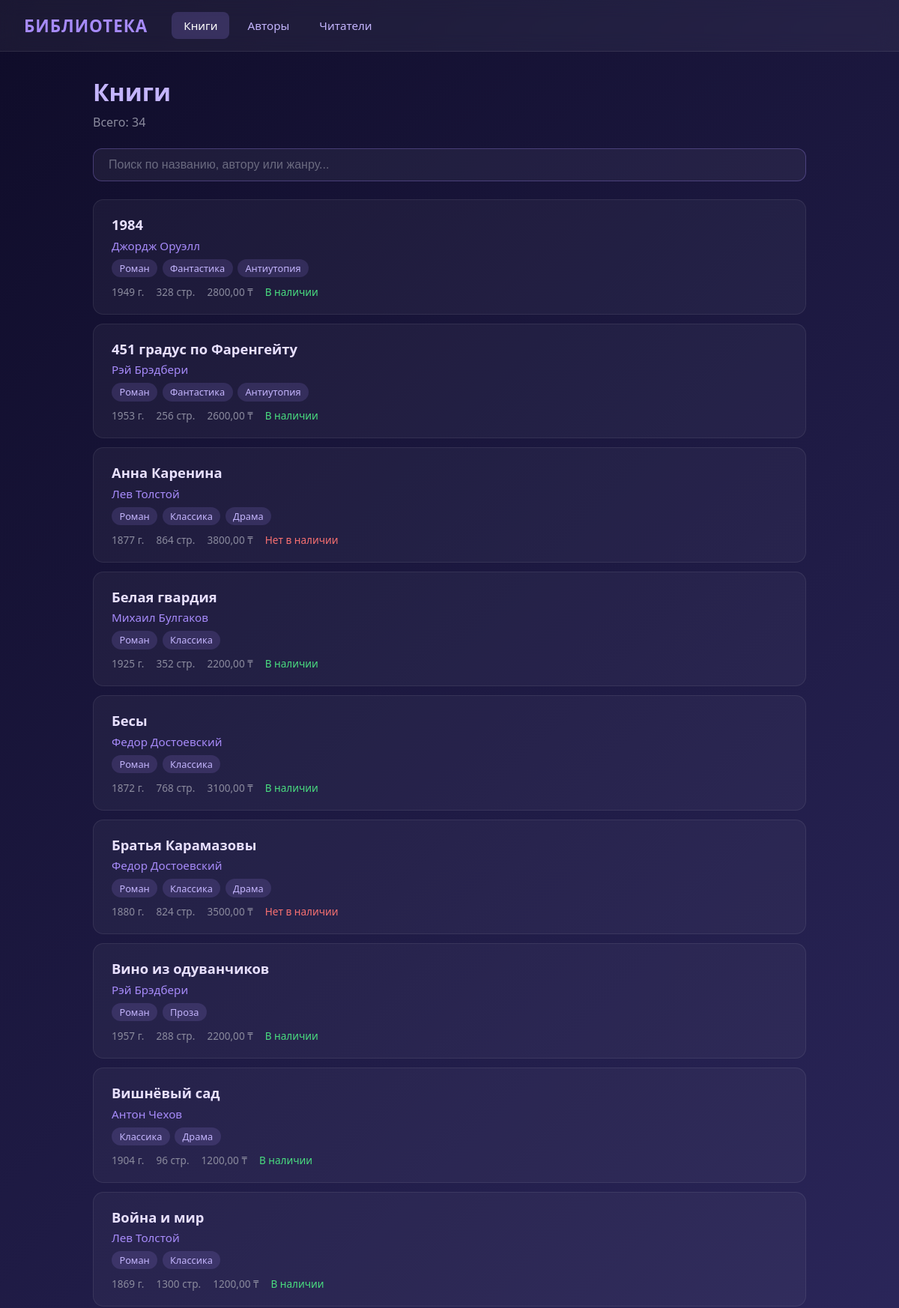
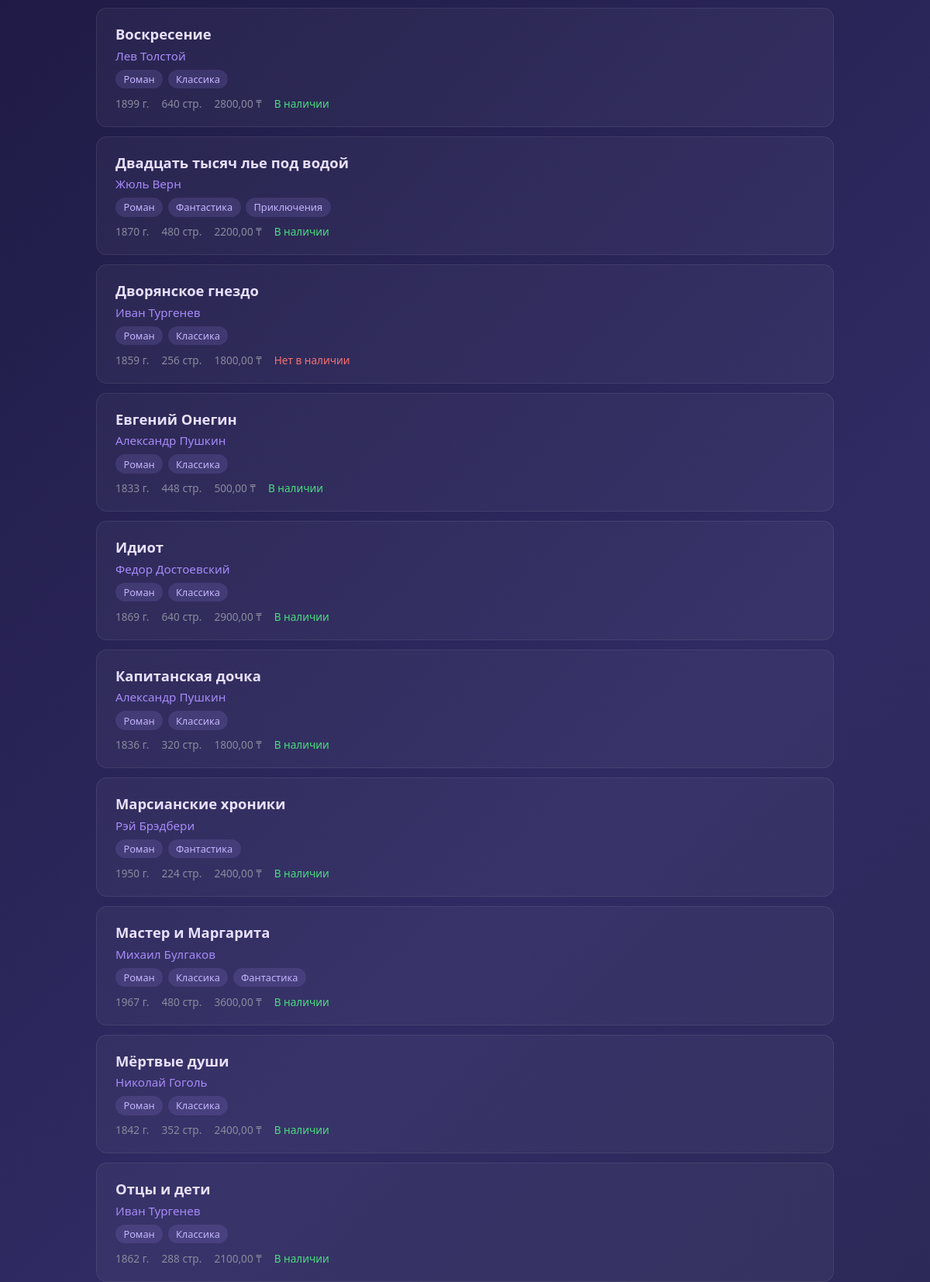
The page / (upper part) on the database its author committed (2 pictures, top to bottom).
### library/models.py (models this page shows, shortened)
class Book(models.Model):
    title = models.CharField('название', max_length=200)
    author = models.ForeignKey(
        Author,
        on_delete=models.CASCADE,
        related_name='books',
        verbose_name='автор'
    )
    publication_year = models.IntegerField('год издания', null=True, blank=True)
    pages = models.IntegerField('страниц', null=True, blank=True)
    price = models.DecimalField(
        'цена',
        max_digits=10,
        decimal_places=2,
        null=True,
        blank=True
    )
    in_stock = models.BooleanField('в наличии', default=True)
    genres = models.ManyToManyField(
        Genre,
        related_name='books',
        blank=True,
        verbose_name='жанры'
    )
    created_at = models.DateTimeField('добавлена', auto_now_add=True)
    class Meta:
        verbose_name = 'книга'
        verbose_name_plural = 'книги'
        ordering = ['title']

class Author(models.Model):
    first_name = models.CharField('имя', max_length=50)
    last_name = models.CharField('фамилия', max_length=50)
    birth_year = models.IntegerField('год рождения', null=True, blank=True)
    country = models.CharField('страна', max_length=50, null=True, blank=True)
    created_at = models.DateTimeField('создан', auto_now_add=True)
    class Meta:
        verbose_name = 'автор'
        verbose_name_plural = 'авторы'
        ordering = ['last_name']
    def __str__(self):
        return f'{self.first_name} {self.last_name}'

class Genre(models.Model):
    name = models.CharField('название', max_length=100)
    class Meta:
        verbose_name = 'жанр'
        verbose_name_plural = 'жанры'

### library/views.py (the view)
# urls.py: path('', views.books_list, name='books_list'),
def books_list(request):
    books = Book.objects.all().select_related('author').prefetch_related('genres')
    return render(request, 'library/books_list.html', {'books': books})

### library/templates/library/books_list.html (shortened to what this page needs)
{% extends "library/base.html" %}
{% block content %}
<h1>Книги</h1>
<p class="subtitle">Всего: {{ books|length }}</p>
<input type="text" class="search-box" id="search" placeholder="Поиск по названию, автору или жанру..." autocomplete="off">
<div id="books-list">
    {% for book in books %}
    <div class="card" style="animation-delay: {{ forloop.counter0 }}00ms" data-search="{{ book.title|lower }} {{ book.author|lower }} {% for g in book.genres.all %}{{ g.name|lower }} {% endfor %}">
        <div class="card-title">{{ book.title }}</div>
        <div class="card-author">{{ book.author }}</div>
        {% if book.genres.exists %}
        <div class="card-genres">
            {% for g in book.genres.all %}
            <span class="badge">{{ g.name }}</span>
            {% endfor %}
        </div>
        {% endif %}
        <div class="card-meta">
            <span>{{ book.publication_year|default:"—" }} г.</span>
            <span>{{ book.pages|default:"—" }} стр.</span>
            <span>{{ book.price|default:"—" }} ₸</span>
            <span class="{% if book.in_stock %}stock-yes{% else %}stock-no{% endif %}">
                {% if book.in_stock %}В наличии{% else %}Нет в наличии{% endif %}
            </span>
        </div>
    </div>
    {% empty %}
    <div class="empty-state">Книг пока нет. Добавьте через shell или админку.</div>
    {% endfor %}
</div>
{% endblock %}

### library/templates/library/base.html (style rules this page uses)
* { margin: 0; padding: 0; box-sizing: border-box; }
body { font-family: 'Segoe UI', Tahoma, Geneva, Verdana, sans-serif; background: linear-gradient(135deg, #0f0c29, #302b63, #24243e); color: #e0e0e0; min-height: 100vh; }
h1 { font-size: 2rem; color: #c4b5fd; margin-bottom: 0.5rem; animation: fadeDown 0.6s ease; }
.subtitle { color: #8b8b9e; margin-bottom: 1.5rem; animation: fadeDown 0.6s ease 0.1s both; }
.search-box { width: 100%; padding: 0.75rem 1.25rem; border: 1px solid rgba(167, 139, 250, 0.3); border-radius: 12px; background: rgba(255, 255, 255, 0.05); color: #e0e0e0; font-size: 1rem; margin-bottom: 1.5rem; outline: none; transition: all 0.3s ease; animation: fadeDown 0.6s ease 0.2s both; }
.search-box::placeholder { color: #6b6b80; }
.card { background: rgba(255, 255, 255, 0.04); border: 1px solid rgba(255, 255, 255, 0.08); border-radius: 14px; padding: 1.25rem 1.5rem; margin-bottom: 0.75rem; transition: all 0.35s ease; animation: fadeUp 0.5s ease both; }
.card-title { font-size: 1.15rem; font-weight: 600; color: #e8e0ff; margin-bottom: 0.35rem; }
.card-author { color: #a78bfa; font-size: 0.95rem; }
.card-genres { display: flex; flex-wrap: wrap; gap: 0.4rem; margin-top: 0.5rem; }
.badge { background: rgba(167, 139, 250, 0.15); color: #c4b5fd; padding: 0.2rem 0.65rem; border-radius: 20px; font-size: 0.8rem; }
.card-meta { display: flex; flex-wrap: wrap; gap: 1rem; margin-top: 0.6rem; font-size: 0.85rem; color: #8b8b9e; }
.card-meta span { display: flex; align-items: center; gap: 0.3rem; }
.stock-yes { color: #4ade80; }
.stock-no { color: #f87171; }

### rows shown on the page
Book: title "1984", author "Джордж Оруэлл", publication_year "1949", pages "328", price "2800,00", in_stock "В наличии"
Genre: name "Роман"
Genre: name "Фантастика"
Genre: name "Антиутопия"
Book: title "451 градус по Фаренгейту", author "Рэй Брэдбери", publication_year "1953", pages "256", price "2600,00", in_stock "В наличии"
Book: title "Анна Каренина", author "Лев Толстой", publication_year "1877", pages "864", price "3800,00", in_stock "Нет в наличии"
Genre: name "Классика"
Genre: name "Драма"
Book: title "Белая гвардия", author "Михаил Булгаков", publication_year "1925", pages "352", price "2200,00", in_stock "В наличии"
Book: title "Бесы", author "Федор Достоевский", publication_year "1872", pages "768", price "3100,00", in_stock "В наличии"
Book: title "Братья Карамазовы", author "Федор Достоевский", publication_year "1880", pages "824", price "3500,00", in_stock "Нет в наличии"
Book: title "Вино из одуванчиков", author "Рэй Брэдбери", publication_year "1957", pages "288", price "2200,00", in_stock "В наличии"
Genre: name "Проза"
Book: title "Вишнёвый сад", author "Антон Чехов", publication_year "1904", pages "96", price "1200,00", in_stock "В наличии"
Book: title "Война и мир", author "Лев Толстой", publication_year "1869", pages "1300", price "1200,00", in_stock "В наличии"
Book: title "Воскресение", author "Лев Толстой", publication_year "1899", pages "640", price "2800,00", in_stock "В наличии"
Book: title "Двадцать тысяч лье под водой", author "Жюль Верн", publication_year "1870", pages "480", price "2200,00", in_stock "В наличии"
Genre: name "Приключения"
Book: title "Дворянское гнездо", author "Иван Тургенев", publication_year "1859", pages "256", price "1800,00", in_stock "Нет в наличии"
Book: title "Евгений Онегин", author "Александр Пушкин", publication_year "1833", pages "448", price "500,00", in_stock "В наличии"
Book: title "Идиот", author "Федор Достоевский", publication_year "1869", pages "640", price "2900,00", in_stock "В наличии"
Book: title "Капитанская дочка", author "Александр Пушкин", publication_year "1836", pages "320", price "1800,00", in_stock "В наличии"
Book: title "Марсианские хроники", author "Рэй Брэдбери", publication_year "1950", pages "224", price "2400,00", in_stock "В наличии"
Book: title "Мастер и Маргарита", author "Михаил Булгаков", publication_year "1967", pages "480", price "3600,00", in_stock "В наличии"
Book: title "Мёртвые души", author "Николай Гоголь", publication_year "1842", pages "352", price "2400,00", in_stock "В наличии"
Book: title "Отцы и дети", author "Иван Тургенев", publication_year "1862", pages "288", price "2100,00", in_stock "В наличии"

### other values the page prints
{{ books|length }} "34"
